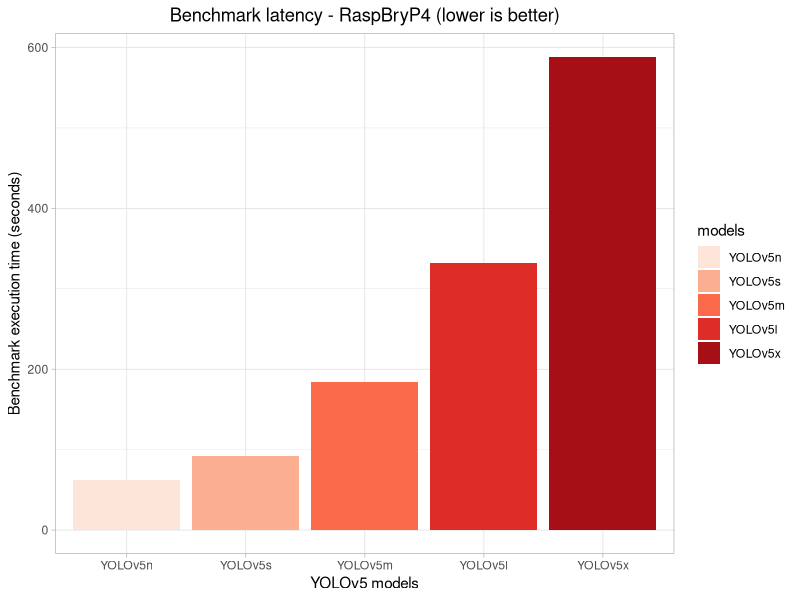

Generate this figure with R: (Note: this script raises an error after producing the figure.)
library(ggplot2)

models <- c(
            "YOLOv5n",
            "YOLOv5s",
            "YOLOv5m",
            "YOLOv5l",
            "YOLOv5x")

benchmark_time <- c(
              61.91,
              92.46,
              184.44,
              332.67,
              588.34)

benchmark_data <- data.frame(models=models,
                     benchmark_time=benchmark_time)
benchmark_data$models <- factor(benchmark_data$models,
                                    levels=benchmark_data$models)

ggplot(benchmark_data, aes(x=models, y=benchmark_time, fill=models)) + 
  geom_bar(stat="identity") +
  ylab("Benchmark execution time (seconds)") +
  xlab("YOLOv5 models") +
  theme_light() +
  ggtitle("Benchmark latency - RaspBryP4 (lower is better)") +
  theme(plot.title = element_text(hjust = 0.5)) +
  scale_fill_brewer(palette = "Reds")
#Accent

#################################################

models <- c(
  "default",
  "YOLOv5n",
  "YOLOv5s",
  "YOLOv5m",
  "YOLOv5l",
  "YOLOv5x")
benchmark_time <- c(
  0.3999,
  0.7572,
  1.7543,
  3.4057,
  6.1703)

benchmark_data <- data.frame(models=models,
                             benchmark_time=benchmark_time)
benchmark_data$models <- factor(benchmark_data$models,
                                levels=benchmark_data$models)

ggplot(benchmark_data, aes(x=models, y=benchmark_time, fill=models)) + 
  geom_bar(stat="identity") +
  ylab("Benchmark execution time (seconds)") +
  xlab("Models") +
  ggtitle("Benchmark latency - RaspBryP4 (lower is better)") +
  theme(plot.title = element_text(hjust = 0.5)) +
  theme_light()


data <- read.csv("PH.csv")
data
#install.packages("data.table")
#library("data.table")
#a <- setorder(data, True.pH)
#a
n <- length(data$True.pH)
x <- seq(1:n)
truePH <- data$True.pH
predPH <- data$Predicted.pH


dev.off()
plot(x, truePH,  col="red", pch=1, type = "o",
     main="mTeSR Medium pH - ground truth vs prediction",
     xlab="Sample", ylab="pH value", ylim=c(4,10))
lines(x, predPH, col="blue", pch=20, type = "o")
op <- par(cex = 0.7)
legend("topright",
       legend=c("Ground truth", "Predicted"),
       lty=c(1, 1),
       pch=c(1, 20),
       col=c("red", "blue"))


################################################################
################################################################
# Bar chart for Raspberry 3
################################################################
################################################################

models <- c(
  "YOLOv5n",
  "YOLOv5s",
  "YOLOv5m")

benchmark_time <- c(
  13.37,
  25.40,
  64.18)

benchmark_data <- data.frame(models=models,
                             benchmark_time=benchmark_time)
benchmark_data$models <- factor(benchmark_data$models,
                                levels=benchmark_data$models)

ggplot(benchmark_data, aes(x=models, y=benchmark_time, fill=models)) + 
  geom_bar(stat="identity") +
  ylab("Benchmark execution time (seconds)") +
  xlab("YOLOv5 models") +
  theme_light() +
  ggtitle("Benchmark latency - RaspBryP3 (lower is better)") +
  theme(plot.title = element_text(hjust = 0.5)) +
  scale_fill_brewer(palette = "Reds")


######################################################
# pH
######################################################

models <- c(
  "RBPi 3",
  "RBPi 4")

benchmark_time <- c(
  3.7508,
  1.4799)

benchmark_data <- data.frame(models=models,
                             benchmark_time=benchmark_time)
benchmark_data$models <- factor(benchmark_data$models,
                                levels=benchmark_data$models)

ggplot(benchmark_data, aes(x=models, y=benchmark_time, fill=models)) + 
  geom_bar(stat="identity") +
  ylab("AVG time of pH  prediction per image (seconds)") +
  xlab("Embedded platform") +
  theme_light() +
  ggtitle("Benchmark latency - Raspberry pi 3 vs 4 (lower is better)") +
  theme(plot.title = element_text(hjust = 0.5)) +
  scale_fill_brewer(palette = "Set1")


